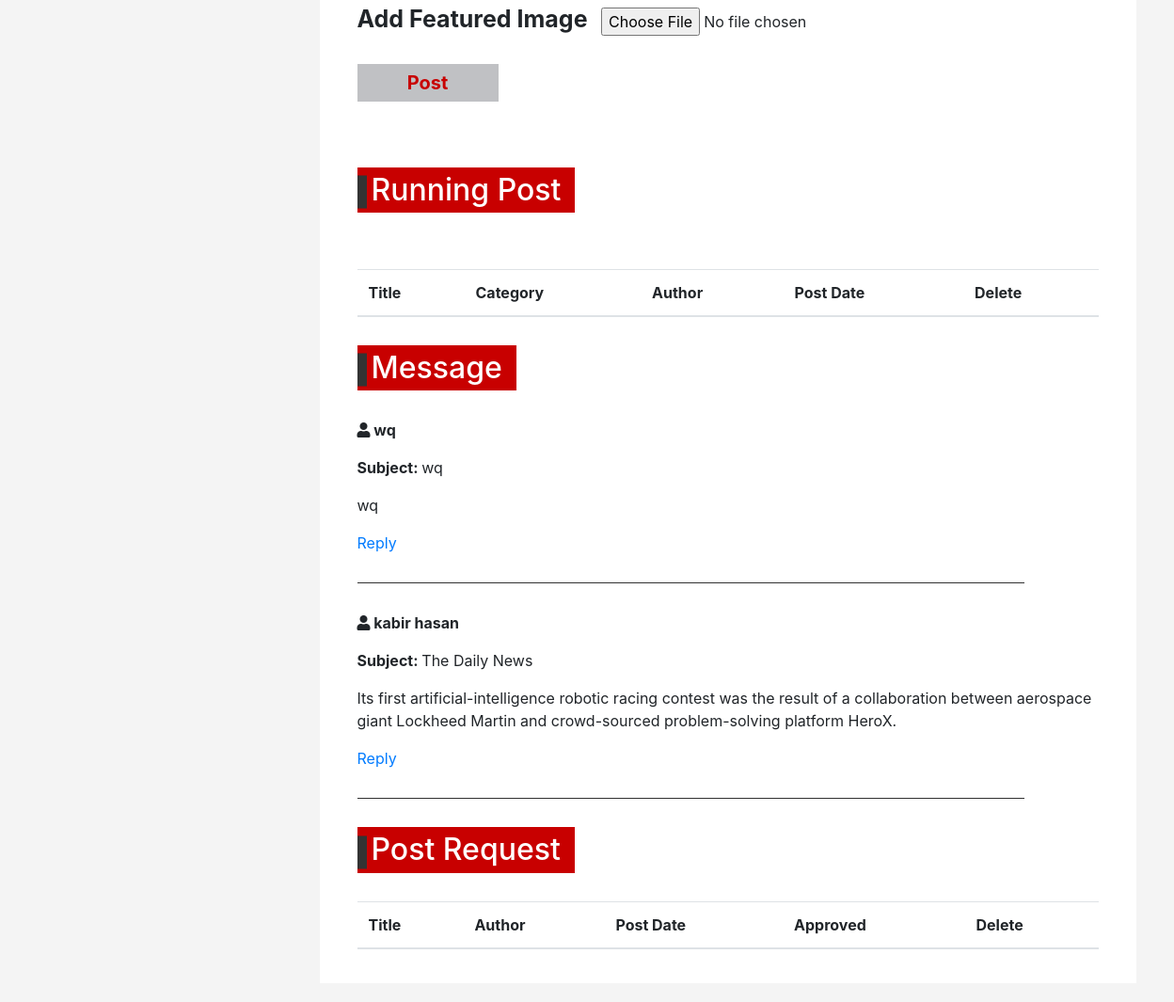
/admin.php (signed in, lower part), run on an earlier commit of the app's database.
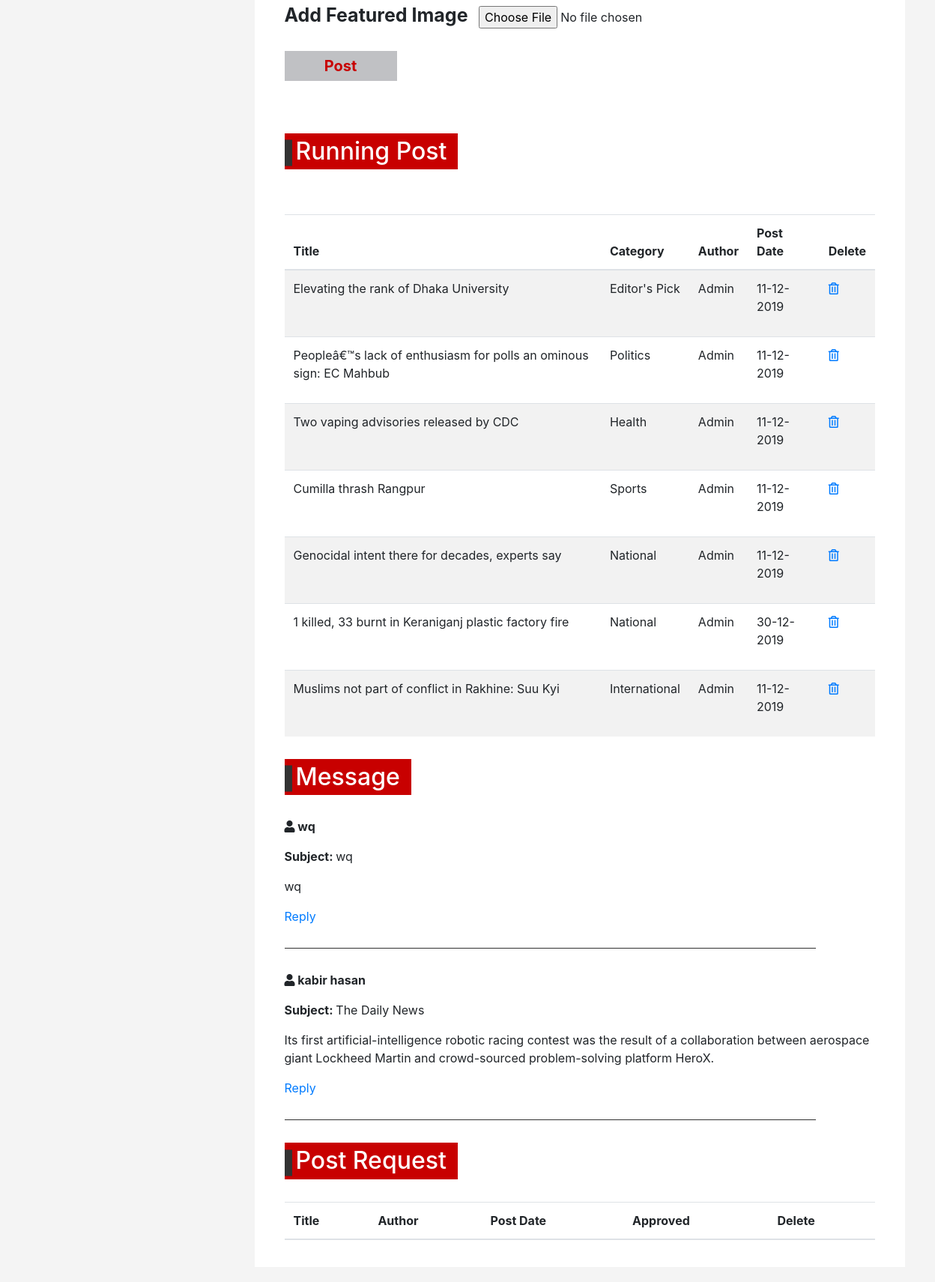
And on a later commit of the database.
### tables this page shows
CREATE TABLE `contact` (
  `Con_ID` int(11) NOT NULL,
  `Username` varchar(20) NOT NULL,
  `Subject` varchar(100) NOT NULL,
  `Email` varchar(30) NOT NULL,
  `Message` text NOT NULL,
  `Status` int(11) NOT NULL
);

CREATE TABLE `post` (
  `Post_ID` int(11) NOT NULL,
  `Approved` int(11) NOT NULL,
  `Title` varchar(100) NOT NULL,
  `User_ID` int(11) NOT NULL,
  `Cat_ID` int(11) NOT NULL,
  `Description` text NOT NULL,
  `Image` varchar(50) NOT NULL,
  `DateTime` varchar(14) NOT NULL
);

CREATE TABLE `category` (
  `Cat_ID` int(11) NOT NULL,
  `Name` varchar(15) NOT NULL,
  `View` varchar(5) NOT NULL
);

CREATE TABLE `user` (
  `ID` int(11) NOT NULL,
  `Username` varchar(20) NOT NULL,
  `Email` varchar(50) NOT NULL,
  `Bio` varchar(200) NOT NULL,
  `Work` varchar(50) NOT NULL,
  `Study` varchar(50) NOT NULL,
  `Lives` varchar(50) NOT NULL,
  `ProfilePic` varchar(60) NOT NULL,
  `CoverPic` varchar(60) NOT NULL,
  `Password` varchar(30) NOT NULL,
  `UserType` varchar(10) NOT NULL,
  `Code` int(11) NOT NULL
);

### admin.php (the view, shortened to what the changed rows need)
<?php
include 'zzz-dbConnect.php';
?>
<!DOCTYPE html>
<html lang="en">
<head>
    <link rel="stylesheet" href="https://use.fontawesome.com/releases/v5.0.12/css/all.css">
    <link rel="stylesheet" href="https://stackpath.bootstrapcdn.com/bootstrap/4.3.1/css/bootstrap.min.css">
    <link rel="stylesheet" href="style.css">
    <link rel="stylesheet" href="CSS/responsive.css">
    <link rel="stylesheet" href="CSS/owl.carousel.min.css">
    <link rel="stylesheet" href="CSS/animate.min.css">
</head>
<body>
    <div class="admin-page-area">
        <div class="row">
            <div class="col-md-9">
                <div class="admin-area-right">
                    <div class="row grid">
                        <div class="col-md-12 grid-item" id="runningpost">
                            <div class="manage-runing-post">
                                <div class="admin-section-title">
                                    <h2>Running Post</h2>
                                </div>
                                <table class="table table-striped">
                                    <thead>
                                        <tr>
                                            <th scope="col">Title</th>
                                            <th scope="col">Category</th>
                                            <th scope="col">Author</th>
                                            <th scope="col">Post Date</th>
                                            <th scope="col">Delete</th>
                                        </tr>
                                    </thead>
                                    <tbody>
                                        <?php
                                        $sql = 'select * from Post, user, category where post.Approved=1 and post.User_ID=user.ID and post.Cat_ID=category.Cat_ID ORDER by Post_ID DESC';
                                        $run = mysqli_query($link, $sql);
                                        while ($row = mysqli_fetch_assoc($run)) {
                                            $who = '';
                                            if ($row['UserType'] == "Admin") $who = 'Admin';
                                            else $who = $row['Username'];
                                        ?>
                                            <tr>
                                                <td>
                                                    <p><?php echo $row['Title'] ?></p>
                                                </td>
                                                <td>
                                                    <P><?php echo $row['Name'] ?></P>
                                                </td>
                                                <td>
                                                    <p><?php echo $who; ?></p>
                                                </td>
                                                <td>
                                                    <p><?php echo $row['DateTime'] ?></p>
                                                </td>
                                                <td><a href="deleteByAdmin.php?pid=<?php echo $row['Post_ID'] ?>"><i class="far fa-trash-alt"></i></a></td>
                                            </tr>
                                        <?php } ?>
                                    </tbody>
                                </table>
                            </div>
                        </div>
                        <div class="col-md-12 grid-item" id="massage">
                            <div class="massage-from-user">
                                <div class="admin-section-title">
                                    <h2>Message</h2>
                                </div>
                                <?php
                                $sql = 'select * from contact where Status=0';
                                $result = mysqli_query($link, $sql);
                                while ($row = mysqli_fetch_array($result)) {
                                ?>
                                    <div class="all-massage">
                                        <div class="msg-user-id">
                                            <p><b><i class="fas fa-user"></i> <?php echo $row['Username'] ?></b></p>
                                        </div>
                                        <div class="msg-subject">
                                            <p><b>Subject: </b><?php echo $row['Subject'] ?></p>
                                        </div>
                                        <div class="massage">
                                            <p><?php echo $row['Message'] ?></p>
                                        </div>
                                        <a href="messageReply.php?mid=<?php echo $row['Con_ID'] ?>">Reply</a>
                                    </div>
                                    <div class="line"></div>
                                <?php } ?>
                            </div>
                        </div>
                        <div class="col-md-12 grid-item" id="post-request">
                            <div class="manage-post-request">
                                <div class="admin-section-title">
                                    <h2>Post Request</h2>
                                </div>
                                <table class="table table-striped">
                                    <thead>
                                        <tr>
                                            <th scope="col">Title</th>
                                            <th scope="col">Author</th>
                                            <th scope="col">Post Date</th>
                                            <th scope="col">Approved</th>
                                            <th scope="col">Delete</th>
                                        </tr>
                                    </thead>
                                </table>
                            </div>
                        </div>
                    </div>
                </div>
            </div>
        </div>
    </div>
</body>
</html>

What changed in the data, as far as the page shows it:
now on this page (row edited): post: Title "Elevating the rank of Dhaka University", Cat_ID.Name "Editor's Pick", User_ID.UserType "Admin", DateTime "11-12-2019"
now on this page (row edited): post: Title "Peopleâ€™s lack of enthusiasm for polls an ominous sign: EC Mahbub", Cat_ID.Name "Politics", User_ID.UserType "Admin", DateTime "11-12-2019"
now on this page (row edited): post: Title "Two vaping advisories released by CDC", Cat_ID.Name "Health", User_ID.UserType "Admin", DateTime "11-12-2019"
now on this page (row edited): post: Title "Cumilla thrash Rangpur", Cat_ID.Name "Sports", User_ID.UserType "Admin", DateTime "11-12-2019"
now on this page (row edited): post: Title "Genocidal intent there for decades, experts say", Cat_ID.Name "National", User_ID.UserType "Admin", DateTime "11-12-2019"
now on this page (row edited): post: Title "1 killed, 33 burnt in Keraniganj plastic factory fire", Cat_ID.Name "National", User_ID.UserType "Admin", DateTime "30-12-2019"
now on this page (row edited): post: Title "Muslims not part of conflict in Rakhine: Suu Kyi", Cat_ID.Name "International", User_ID.UserType "Admin", DateTime "11-12-2019"
